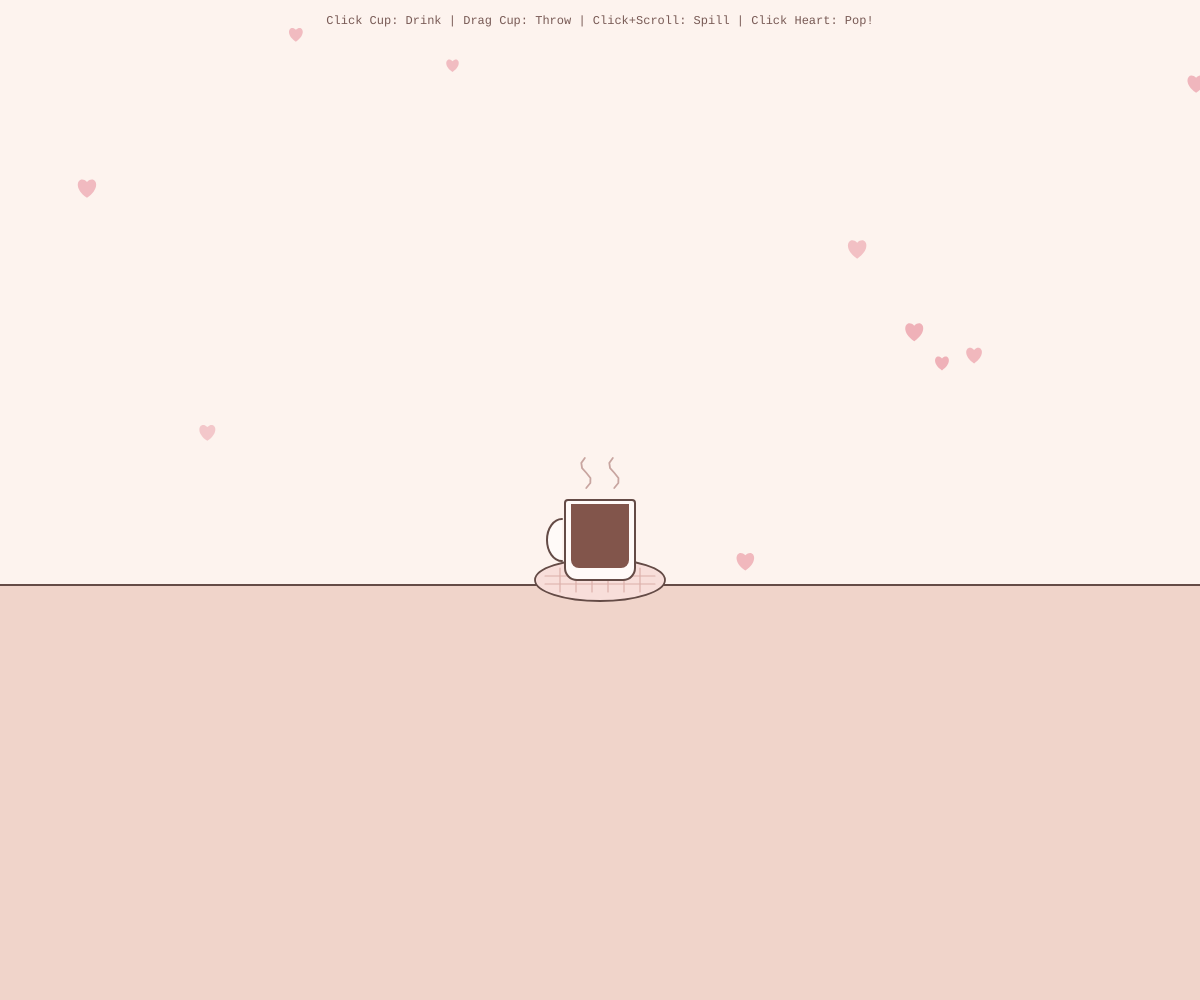
Frame 1 (no input)
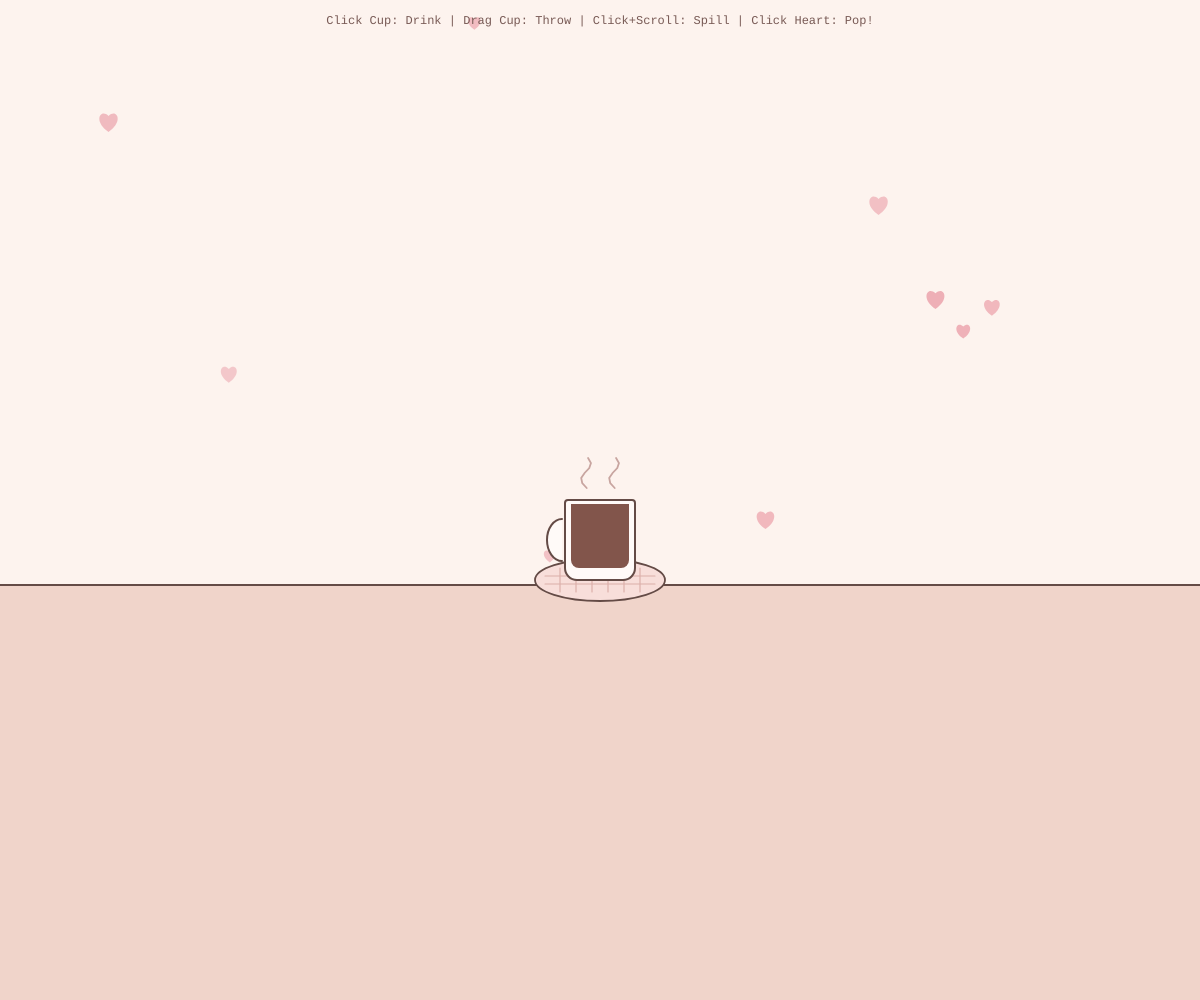
Frame 60 (no input)
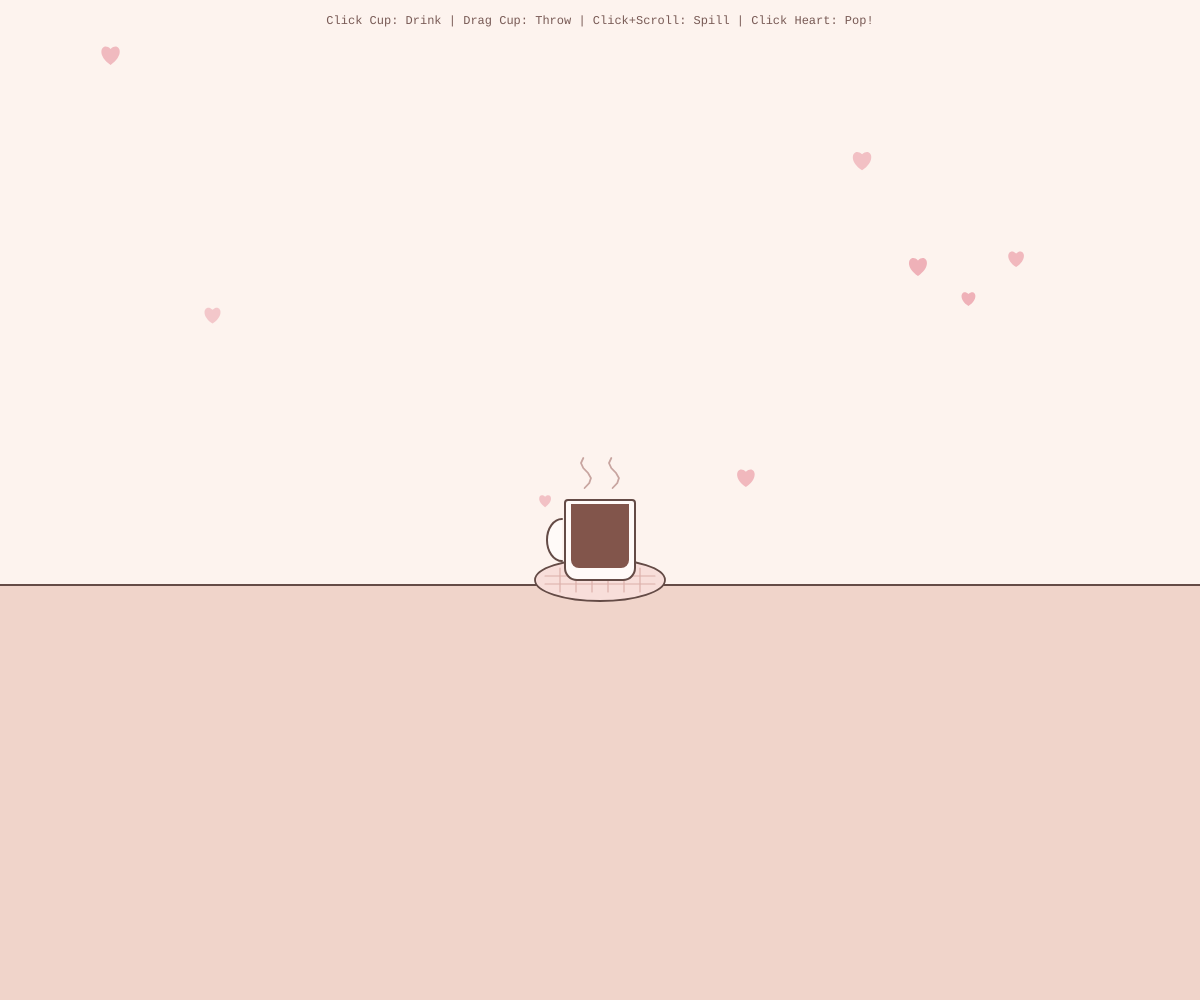
Frame 120 (the mouse pressed at the canvas centre since frame 60)

The p5.js sketch that drew these frames (run headless with seeded random() and noise() and a simulated clock; from frame 60 on, the mouse is pressed at the canvas centre):

// p5.js sketch
// ── sketch.js
// ==========================================
// 1. 커피 컵 클래스 (CoffeeCup Class)
// ==========================================
class CoffeeCup {
  constructor(x, y) {
    this.initialX = x;
    this.initialY = y;
    this.width = 70;
    this.height = 80;
    this.reset();
  }

  reset() {
    this.x = this.initialX;
    this.y = this.initialY;
    this.angle = 0;
    this.coffeeLevel = 1.0;
    this.state = "IDLE"; // IDLE, DRINKING, DRAG_THROW, THROWING, SPILLING, FINISHED

    // 던지기 변수
    this.throwVX = 0;
    this.throwVY = 0;
    this.throwDirection = 1;

    // 엎기 변수
    this.spillProgress = 0;
    this.spillTimer = 0;
    this.spillSpeechTriggered = false;
  }

  contains(px, py) {
    return (
      px > this.x - this.width / 2 - 20 &&
      px < this.x + this.width / 2 + 20 &&
      py > this.y - this.height / 2 - 20 &&
      py < this.y + this.height / 2 + 20
    );
  }

  drinkStep() {
    this.state = "DRINKING";
    this.coffeeLevel -= 0.2;
    if (this.coffeeLevel <= 0) {
      this.coffeeLevel = 0;
    }
  }

  startDrag(mx, my) {
    this.state = "DRAG_THROW";
    this.x = mx;
    this.y = my;
  }

  releaseAndThrow(vx, vy, speechBubble) {
    if (this.state === "DRAG_THROW") {
      this.state = "THROWING";
      this.throwVX = constrain(vx, -25, 25);
      this.throwVY = constrain(vy, -18, 5);

      this.throwDirection = this.throwVX >= 0 ? 1 : -1;

      const lines = ["Hey!!! What are you doing!!!!!", "Oh My God!!!!"];
      speechBubble.trigger(this.throwDirection, random(lines));
    }
  }

  spillByWheel(delta, speechBubble) {
    this.state = "SPILLING";
    this.spillProgress += abs(delta) * 0.008;
    this.spillProgress = constrain(this.spillProgress, 0, 1);

    if (this.spillProgress > 0.3 && !this.spillSpeechTriggered) {
      this.spillSpeechTriggered = true;
      const spillLines = ["Oops! Look at this mess!", "No! My coffee spilled!"];
      speechBubble.trigger(0, random(spillLines));
    }
  }

  update() {
    if (this.state === "DRINKING") {
      if (this.coffeeLevel > 0) {
        this.y = lerp(this.y, this.initialY - 25, 0.2);
        this.angle = lerp(this.angle, -QUARTER_PI * 0.7, 0.2);
      } else {
        this.y = lerp(this.y, this.initialY, 0.1);
        this.angle = lerp(this.angle, 0, 0.1);

        if (abs(this.y - this.initialY) < 1) {
          this.state = "FINISHED";
        }
      }
    } else if (this.state === "THROWING") {
      this.x += this.throwVX;
      this.y += this.throwVY;
      this.throwVY += 0.6;
      this.angle += this.throwDirection * 0.15;

      if (this.x < -120 || this.x > width + 120 || this.y > height + 120) {
        this.state = "FINISHED";
      }
    } else if (this.state === "SPILLING") {
      this.angle = lerp(0, HALF_PI, this.spillProgress);
      this.coffeeLevel = 1.0 - this.spillProgress;

      if (this.spillProgress >= 1) {
        this.spillTimer += 0.05;
        if (this.spillTimer > 1.8) {
          this.state = "FINISHED";
        }
      }
    }
  }

  display() {
    if (this.state === "FINISHED") return;

    if (this.state === "SPILLING" && this.spillProgress > 0.1) {
      stroke(120, 80, 75);
      strokeWeight(1.5);
      fill(160, 105, 95);
      let spillSize = this.spillProgress * 85;
      ellipse(this.x + 40, height / 2 + 95, spillSize * 1.6, spillSize * 0.5);
    }

    push();
    translate(this.x, this.y);
    rotate(this.angle);

    rectMode(CENTER);

    // 손잡이
    stroke(100, 75, 70);
    strokeWeight(2);
    fill(255, 250, 248);
    arc(-38, 0, 30, 42, HALF_PI, HALF_PI + PI);

    // 컵 몸통
    stroke(100, 75, 70);
    strokeWeight(2);
    fill(255, 250, 248);
    rect(0, 0, this.width, this.height, 3, 3, 12, 12);

    // 커피 액체
    if (this.coffeeLevel > 0) {
      noStroke();
      fill(130, 85, 75);
      let h = 64 * this.coffeeLevel;
      rect(0, 28 - h / 2, 58, h, 0, 0, 8, 8);
    }
    pop();

    if (this.state === "IDLE") {
      this.drawSteam();
    }
  }

  drawSteam() {
    noFill();
    stroke(200, 165, 160);
    strokeWeight(1.8);
    let t = frameCount * 0.05;

    for (let i = -1; i <= 1; i += 2) {
      beginShape();
      for (let y = 0; y < 32; y += 5) {
        let sx = sin(t + y * 0.2) * 5 + i * 14;
        vertex(this.x + sx, this.y - 52 - y);
      }
      endShape();
    }
  }
}

// ==========================================
// 2. 타자기 영문 말풍선 클래스
// ==========================================
class SpeechBubble {
  constructor() {
    this.fullText = "";
    this.currentText = "";
    this.direction = 1;
    this.opacity = 0;
    this.charIndex = 0;
    this.typeSpeed = 2;
  }

  trigger(direction, text) {
    this.direction = direction;
    this.fullText = text;
    this.currentText = "";
    this.charIndex = 0;
    this.opacity = 255;
  }

  update() {
    if (this.opacity > 0) {
      if (
        frameCount % this.typeSpeed === 0 &&
        this.charIndex < this.fullText.length
      ) {
        this.charIndex++;
        this.currentText = this.fullText.substring(0, this.charIndex);
      }

      if (this.charIndex >= this.fullText.length) {
        this.opacity -= 1.8;
      }
    }
  }

  display() {
    if (this.opacity <= 0) return;

    push();
    let bubbleX, bubbleY;

    if (this.direction === 1) {
      bubbleX = width - 180;
      bubbleY = 110;
    } else if (this.direction === -1) {
      bubbleX = 180;
      bubbleY = 110;
    } else {
      bubbleX = width / 2;
      bubbleY = 110;
    }

    stroke(100, 75, 70, this.opacity);
    strokeWeight(1.8);
    fill(255, 245, 245, constrain(this.opacity, 0, 255));

    let bubbleW = max(textWidth(this.fullText) + 50, 200);
    let bubbleH = 75;
    ellipse(bubbleX, bubbleY, bubbleW, bubbleH);

    let tailStartX, tailTargetX;

    if (this.direction === 1) {
      tailStartX = bubbleX + 40;
      tailTargetX = bubbleX + 90;
    } else if (this.direction === -1) {
      tailStartX = bubbleX - 40;
      tailTargetX = bubbleX - 90;
    } else {
      tailStartX = bubbleX;
      tailTargetX = bubbleX;
    }

    fill(255, 245, 245, constrain(this.opacity, 0, 255));
    triangle(
      tailStartX - 12,
      bubbleY + 28,
      tailStartX + 12,
      bubbleY + 28,
      tailTargetX,
      bubbleY + (this.direction === 0 ? 80 : 50),
    );

    noStroke();
    ellipse(bubbleX, bubbleY, bubbleW - 4, bubbleH - 4);

    fill(90, 60, 55, this.opacity);
    textAlign(CENTER, CENTER);
    textFont("Courier New");
    textSize(13);
    textStyle(BOLD);

    let cursor =
      this.charIndex < this.fullText.length && frameCount % 10 < 5 ? "_" : "";
    text(this.currentText + cursor, bubbleX, bubbleY);
    pop();
  }
}

// ==========================================
// 3. 터지는 하트 파티클 클래스
// ==========================================
class HeartPopParticle {
  constructor(x, y) {
    this.x = x;
    this.y = y;
    let angle = random(TWO_PI);
    let speed = random(1.5, 4.5);
    this.vx = cos(angle) * speed;
    this.vy = sin(angle) * speed;
    this.size = random(4, 9);
    this.alpha = 255;
  }

  update() {
    this.x += this.vx;
    this.y += this.vy;
    this.vy += 0.08;
    this.alpha -= 6;
  }

  display() {
    push();
    noStroke();
    fill(240, 130, 150, this.alpha);
    ellipse(this.x, this.y, this.size);
    pop();
  }
}

// ==========================================
// 4. 떠다니는 파스텔 하트 클래스
// ==========================================
class FloatingHeart {
  constructor() {
    this.reset();
    this.y = random(height);
  }

  reset() {
    this.x = random(width);
    this.y = height + random(10, 40);
    this.size = random(10, 18);
    this.speedY = random(0.5, 1.2);
    this.swing = random(0.02, 0.05);
    this.alpha = random(130, 210);
  }

  isClicked(px, py) {
    let d = dist(px, py, this.x, this.y + this.size / 2);
    return d < this.size * 1.8;
  }

  update() {
    this.y -= this.speedY;
    this.x += sin(frameCount * this.swing) * 0.5;

    if (this.y < -20) {
      this.reset();
    }
  }

  display() {
    push();
    translate(this.x, this.y);
    noStroke();
    fill(235, 160, 170, this.alpha);

    beginShape();
    vertex(0, 0);
    bezierVertex(
      -this.size / 2,
      -this.size / 2,
      -this.size,
      this.size / 3,
      0,
      this.size,
    );
    bezierVertex(this.size, this.size / 3, this.size / 2, -this.size / 2, 0, 0);
    endShape(CLOSE);
    pop();
  }
}

// ==========================================
// 5. 메인 p5.js 제어
// ==========================================
let coffeeCup;
let speechBubble;
let hearts = [];
let particles = [];
let isWaitingRespawn = false;
let respawnTimer = 0;

let isCupPressed = false;
let pressStartX = 0;
let pressStartY = 0;
let prevMouseX = 0;
let prevMouseY = 0;
let mouseVX = 0;
let mouseVY = 0;

function setup() {
  createCanvas(windowWidth, windowHeight);

  coffeeCup = new CoffeeCup(width / 2, height / 2 + 40);
  speechBubble = new SpeechBubble();

  for (let i = 0; i < 15; i++) {
    hearts.push(new FloatingHeart());
  }
}

function windowResized() {
  resizeCanvas(windowWidth, windowHeight);
  coffeeCup.initialX = width / 2;
  coffeeCup.initialY = height / 2 + 40;
  if (coffeeCup.state === "IDLE") {
    coffeeCup.x = coffeeCup.initialX;
    coffeeCup.y = coffeeCup.initialY;
  }
}

function draw() {
  background(253, 243, 238);

  // 1. 하트 애니메이션
  for (let heart of hearts) {
    heart.update();
    heart.display();
  }

  // 2. 파티클 애니메이션
  for (let i = particles.length - 1; i >= 0; i--) {
    particles[i].update();
    particles[i].display();
    if (particles[i].alpha <= 0) {
      particles.splice(i, 1);
    }
  }

  // 원목 테이블
  fill(240, 212, 202);
  stroke(100, 75, 70);
  strokeWeight(2);
  rect(-5, height / 2 + 85, width + 10, height / 2 + 10);

  // 컵 받침(코스터)
  drawCoaster(width / 2, height / 2 + 80);

  // 속도 측정
  mouseVX = mouseX - prevMouseX;
  mouseVY = mouseY - prevMouseY;
  prevMouseX = mouseX;
  prevMouseY = mouseY;

  coffeeCup.update();
  speechBubble.update();

  if (coffeeCup.state === "FINISHED" && !isWaitingRespawn) {
    isWaitingRespawn = true;
    respawnTimer = millis();
  }

  if (isWaitingRespawn) {
    let elapsed = (millis() - respawnTimer) / 1000;
    let remaining = max(0, ceil(5 - elapsed));

    noStroke();
    fill(100, 70, 65);
    textAlign(CENTER, CENTER);
    textFont("Courier New");
    textSize(17);
    textStyle(BOLD);
    text(`[ BREWING NEW COFFEE... ${remaining}s ]`, width / 2, height / 2 - 30);

    if (elapsed >= 5) {
      coffeeCup.reset();
      isWaitingRespawn = false;
    }
  }

  coffeeCup.display();
  speechBubble.display();

  // 안내문구
  noStroke();
  fill(120, 90, 85);
  textAlign(CENTER, TOP);
  textFont("Courier New");
  textSize(12);
  text(
    "Click Cup: Drink | Drag Cup: Throw | Click+Scroll: Spill | Click Heart: Pop!",
    width / 2,
    15,
  );
}

function drawCoaster(cx, cy) {
  push();
  stroke(100, 75, 70);
  strokeWeight(1.8);

  fill(248, 222, 218);
  ellipse(cx, cy, 130, 42);

  stroke(220, 175, 170);
  strokeWeight(1.2);
  for (let i = -40; i <= 40; i += 16) {
    line(cx + i, cy - 12, cx + i, cy + 12);
  }
  line(cx - 55, cy - 4, cx + 55, cy - 4);
  line(cx - 55, cy + 4, cx + 55, cy + 4);
  pop();
}

// ------------------------------------------
// 인터랙션 이벤트 처리
// ------------------------------------------

function handlePress(px, py) {
  for (let heart of hearts) {
    if (heart.isClicked(px, py)) {
      for (let i = 0; i < 10; i++) {
        particles.push(new HeartPopParticle(heart.x, heart.y));
      }
      heart.reset();
      return;
    }
  }

  if (isWaitingRespawn) return;

  if (coffeeCup.contains(px, py)) {
    isCupPressed = true;
    pressStartX = px;
    pressStartY = py;
  }
}

function handleDrag(px, py) {
  if (!isCupPressed || isWaitingRespawn) return;

  let dragDist = dist(px, py, pressStartX, pressStartY);

  if (dragDist > 10 || coffeeCup.state === "DRAG_THROW") {
    if (coffeeCup.state !== "SPILLING") {
      coffeeCup.startDrag(px, py);
    }
  }
}

function handleRelease(px, py) {
  if (!isCupPressed) return;

  let moveDist = dist(px, py, pressStartX, pressStartY);

  if (moveDist <= 10 && coffeeCup.state !== "SPILLING") {
    if (coffeeCup.state === "IDLE" || coffeeCup.state === "DRINKING") {
      coffeeCup.drinkStep();
    }
  } else if (coffeeCup.state === "DRAG_THROW") {
    coffeeCup.releaseAndThrow(mouseVX, mouseVY, speechBubble);
  }

  isCupPressed = false;
}

function mousePressed() {
  handlePress(mouseX, mouseY);
}
function mouseDragged() {
  handleDrag(mouseX, mouseY);
}
function mouseReleased() {
  handleRelease(mouseX, mouseY);
}

function touchStarted() {
  if (typeof touches !== "undefined" && touches.length > 0) {
    handlePress(touches[0].x, touches[0].y);
  }
  return false;
}

function touchMoved() {
  if (typeof touches !== "undefined" && touches.length > 0) {
    handleDrag(touches[0].x, touches[0].y);
  }
  return false;
}

function touchEnded() {
  handleRelease(mouseX, mouseY);
  return false;
}

function mouseWheel(event) {
  if (isWaitingRespawn) return;

  if (isCupPressed && coffeeCup.contains(mouseX, mouseY)) {
    coffeeCup.spillByWheel(event.delta, speechBubble);
    return false;
  }
}
